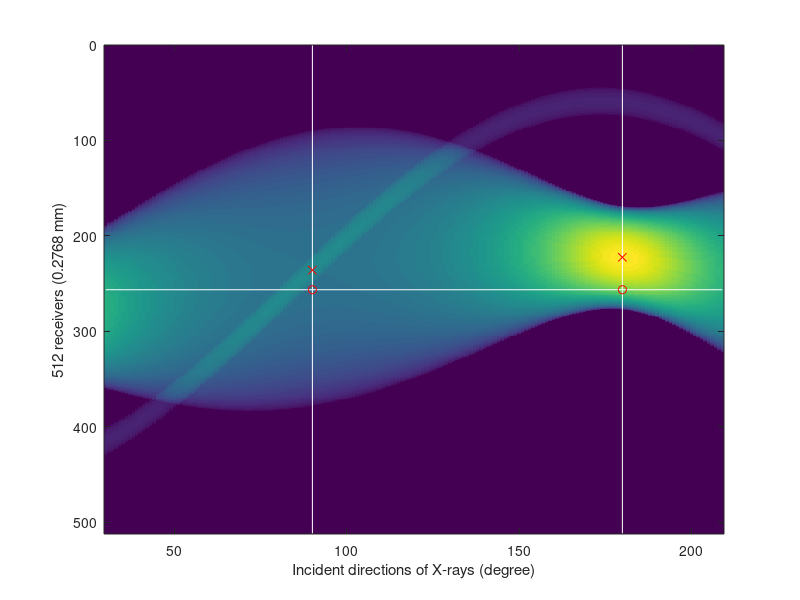
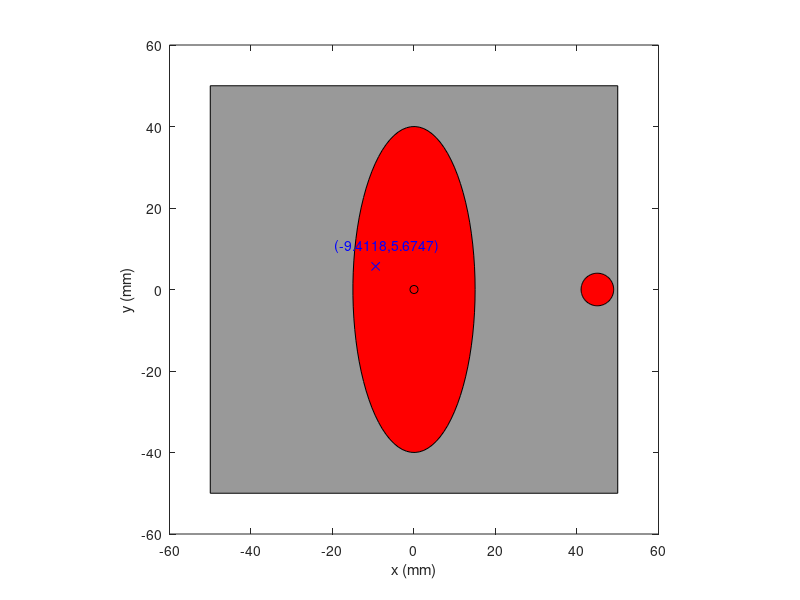

Reproduce these figures in MATLAB, in order.
function [phi, d, xc, yc] = getparm(isplot)
% 2017 CUMCM problem A - Parameters Calibration on CT System
%
% zhou lvwen: zhou.lv.wen@gmail.com
% September 18, 2017
% 

if nargin==0; isplot = 1; end

phantom = load('data/1.dat');
proj = load('data/2.dat');

width = sum(proj>0);  % Projection width

[wmax, imax] = max(width);
[wmin, imin] = min(width);

% phase/initial angle
phi = 180-imin;

% distance between two adjacent receivers
d = 80/wmax;

% rotation center on square pallet
idy = find(proj(:,imax)>0);

yc = (256.5-(max(idy)+min(idy))/2 )*d;

idx = find(proj(:,imin)>0);
idx = idx(idx>100);
xc = -(256.5-(max(idx)+min(idx))/2 )*d;



%% -----------------------------------------------------------------------
if ~isplot; return; end

figure('name', 'Problem 1-1')
hp = imagesc([0,179]+phi, [1,512], proj);
hold on
plot([90,180; 90 180], [0 0; 512 512],'w')
plot([0,179]+phi, [256.5, 256.5], 'w')
xlabel('Incident directions of X-rays (degree)');
ylabel(sprintf('512 receivers (%5.4f mm)', d));

plot( 90, (max(idy)+min(idy))/2, 'rx',  90, 256.5, 'ro');
plot(180, (max(idx)+min(idx))/2, 'rx', 180, 256.5, 'ro');

%  ellipse & circle
t = linspace(0,2*pi,90);
xi = 15*cos(t);
yi = 40*sin(t);

xi2 = 4*cos(t)+45;
yi2 = 4*sin(t);

% square pallet
xb = [-50  50 50 -50 -50]';
yb = [-50 -50 50  50 -50]';

figure('name', 'Problem 1-2')
fill(xb, yb,[0.6,0.6,0.6])
hold on
fill(xi,yi,'r', xi2, yi2,'r')
plot(xc,yc,'bx',0,0,'ok');
xlabel('x (mm)'); ylabel('y (mm)')
axis image
axis([-60 60 -60 60])
text(xc-10,yc+5,sprintf('(%6.4f,%6.4f)', xc, yc), 'color', 'blue')